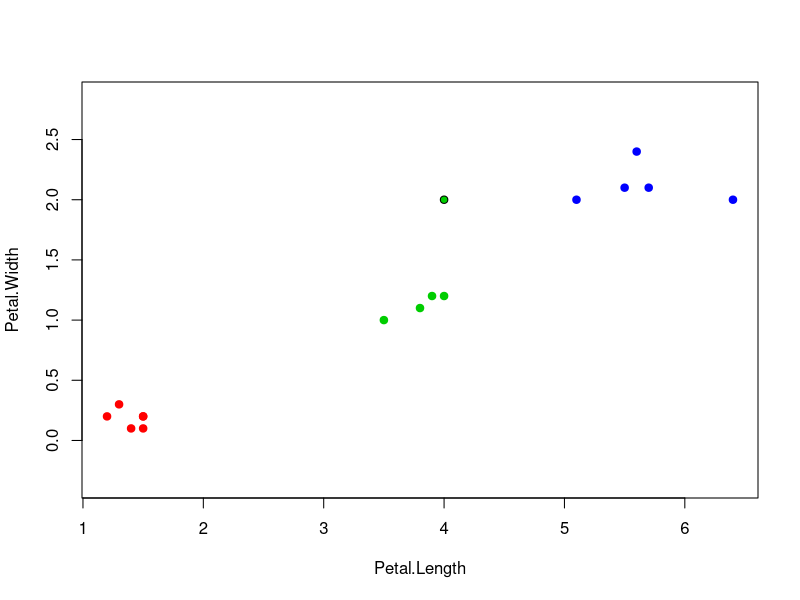

This figure's R source:
euclideanDistance <- function(u, v)
{
  sqrt(sum(u - v)^2)
}

weightsKWNN = function(i, k)
{
   (k + 1 - i) / k
}

sortObjectByDist <- function(xl, z, metricFunction = euclideanDistance)
{
  l <- dim(xl)[1]
  n <- dim(xl)[2] - 1
  distances <- rep(0, l)
  for (i in 1:l)
  {
    distances[i] <- c(metricFunction(xl[i, 1:n], z))
  }
  orderedXl <- xl[order(distances), ]
  return (orderedXl)
}

kwnn <- function(xl, z, k)
{

  orderedXl <- sortObjectByDist(xl, z)
  n <- dim(orderedXl)[2] - 1

 
  weigths = rep(0,k)
  classes <- orderedXl[1:k, n+1]
  
  for(i in 1:k)
  {
    
    weigths[i]<-weightsKWNN(i,k);
  }
  x <- cbind(classes, weigths)


   counts <- table(x)

  class <- names(which.max(counts))
  return (class)
}


colors <- c("setosa" = "red", "versicolor" = "green3", "virginica" = "blue")
X<-sample(c(1:150),15,replace=TRUE)
xl <- iris[X, 3:5]
plot(iris[X, 3:4], pch = 21, bg = colors[xl$Species], col = colors[xl$Species],asp=1)
u<-c(4,2)
classU<-kwnn(xl,u,k=5)


points(u[1],u[2],pch=21,bg=colors[as.numeric(classU)])






